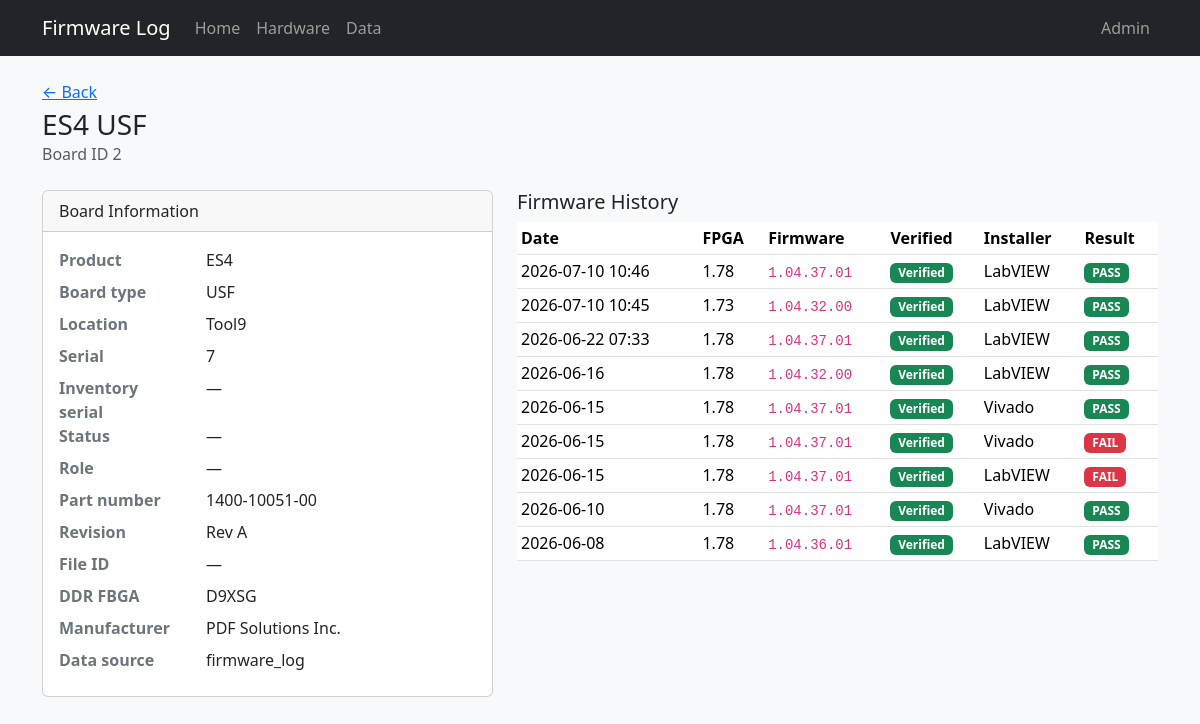
/board/2, run on an earlier commit of the app's database.
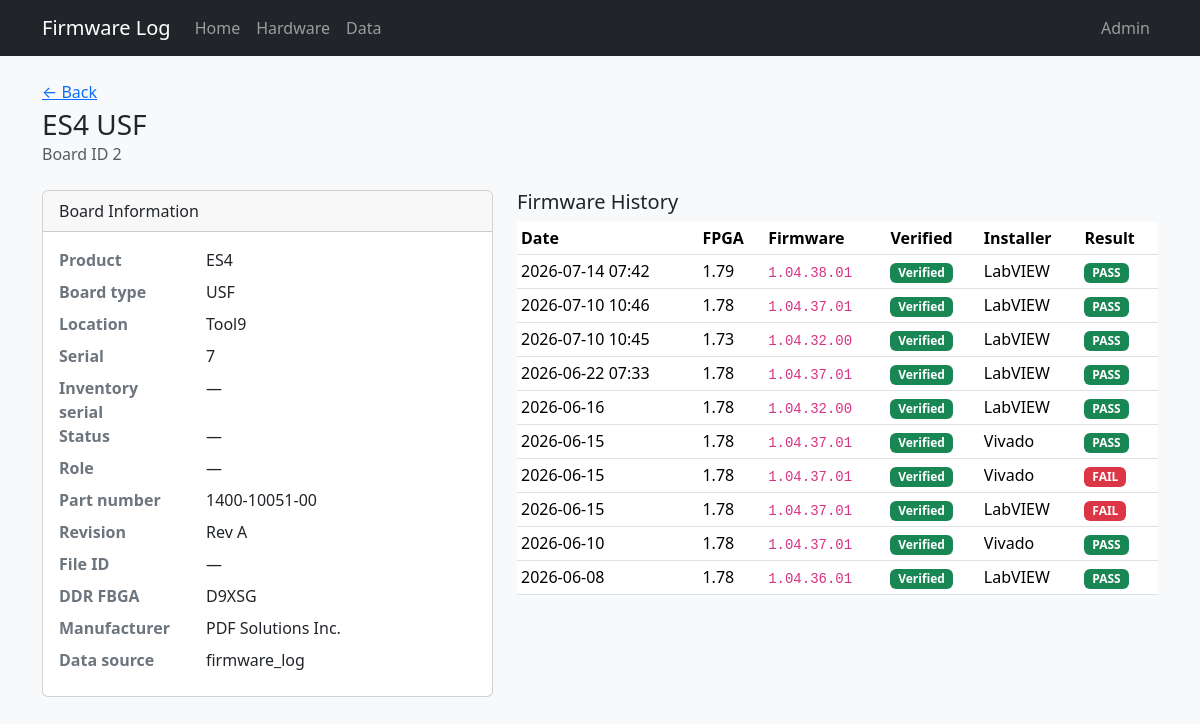
And on a later commit of the database.
### tables this page shows
CREATE TABLE "boards" (
                board_id      INTEGER PRIMARY KEY,
                tool          TEXT,
                board_slot    TEXT,
                manufacturer  TEXT NOT NULL DEFAULT 'PDF Solutions Inc.',
                board_name    TEXT NOT NULL,
                serial        TEXT NOT NULL,
                part_number   TEXT,
                revision      TEXT,
                file_id       TEXT,
                product_name  TEXT NOT NULL,
                ddr_fbga      TEXT
            , inventory_serial TEXT, status TEXT, role TEXT, comment TEXT, open_item TEXT, po TEXT, modified_by TEXT, source_updated_at TEXT, data_source TEXT, dc_status TEXT, ac_status TEXT, gcal_status TEXT, adc_status TEXT, eeprom_status TEXT);

CREATE TABLE "firmware_history" (
                event_id    INTEGER PRIMARY KEY AUTOINCREMENT,
                board_id    INTEGER NOT NULL REFERENCES boards (board_id),
                event_date  TEXT NOT NULL,
                event_time  TEXT,
                fpga        TEXT,
                firmware    TEXT NOT NULL,
                installer   TEXT,
                result      TEXT
            );

### app.py (the view)
@app.route("/board/<int:board_id>")
def board_detail(board_id):
    board = db.get_board(board_id)
    if not board:
        flash("Board not found.", "danger")
        return redirect(url_for("index"))
    return render_template(
        "board_detail.html",
        board=board,
        firmware_verified=db.firmware_verified_label(board),
        history=db.board_history(board_id),
        events=db.board_events(board_id),
    )

### db.py (called while the page is built)
def is_firmware_verified(board) -> bool:
    if not board:
        return False
    if board.get("board_id") in VERIFIED_BOARD_IDS:
        return True
    if board.get("data_source") == "firmware_log":
        return True
    if board.get("tool") == "Tool13" and board.get("product_name") == "BAP":
        return True
    return False

def firmware_verified_label(board) -> str:
    return "verified" if is_firmware_verified(board) else "unverified"

def dict_row(cursor, row):
    return {col[0]: row[i] for i, col in enumerate(cursor.description)}

@contextmanager
def get_db():
    conn = sqlite3.connect(DATABASE)
    conn.row_factory = dict_row
    try:
        yield conn
    finally:
        conn.close()

def fetch_all(query, params=()):
    with get_db() as conn:
        return conn.execute(query, params).fetchall()

def fetch_one(query, params=()):
    with get_db() as conn:
        return conn.execute(query, params).fetchone()

def get_board(board_id):
    return fetch_one("SELECT * FROM boards WHERE board_id = ?", (board_id,))

def board_history(board_id):
    return fetch_all(
        """
        SELECT *
        FROM firmware_history
        WHERE board_id = ?
        ORDER BY event_date DESC, COALESCE(event_time, '00:00:00') DESC, event_id DESC
        """,
        (board_id,),
    )

def board_events(board_id):
    return fetch_all(
        """
        SELECT *
        FROM board_events
        WHERE board_id = ?
        ORDER BY event_date DESC, COALESCE(event_time, '00:00:00') DESC, event_id DESC
        """,
        (board_id,),
    )

### templates/board_detail.html (shortened to what this page needs)
{% extends "base.html" %}
{% from "macros.html" import result_badge, verified_badge %}
{% block content %}
<div class="d-flex flex-wrap justify-content-between align-items-start gap-2 mb-4">
  <div>
    <p class="text-muted mb-1"><a href="{{ url_for('index') }}">&larr; Back</a></p>
    <h1 class="h3 mb-0">{{ board.product_name }} {{ board.board_name }}</h1>
    <p class="text-muted mb-0">Board ID {{ board.board_id }}</p>
  </div>
</div>
<div class="row g-4">
  <div class="col-md-5">
    <div class="card">
      <div class="card-header">Board Information</div>
      <dl class="card-body mb-0 row">
        <dt class="col-sm-4">Product</dt><dd class="col-sm-8">{{ board.product_name }}</dd>
        <dt class="col-sm-4">Board type</dt><dd class="col-sm-8">{{ board.board_name }}</dd>
        <dt class="col-sm-4">Location</dt><dd class="col-sm-8">{{ board.tool or '—' }}</dd>
        <dt class="col-sm-4">Serial</dt><dd class="col-sm-8">{{ board.serial }}</dd>
        <dt class="col-sm-4">Inventory serial</dt><dd class="col-sm-8">{{ board.inventory_serial or '—' }}</dd>
        <dt class="col-sm-4">Status</dt><dd class="col-sm-8">{{ board.status or '—' }}</dd>
        <dt class="col-sm-4">Role</dt><dd class="col-sm-8">{{ board.role or '—' }}</dd>
        <dt class="col-sm-4">Part number</dt><dd class="col-sm-8">{{ board.part_number or '—' }}</dd>
        <dt class="col-sm-4">Revision</dt><dd class="col-sm-8">{{ board.revision or '—' }}</dd>
        <dt class="col-sm-4">File ID</dt><dd class="col-sm-8">{{ board.file_id or '—' }}</dd>
        <dt class="col-sm-4">DDR FBGA</dt><dd class="col-sm-8">{{ board.ddr_fbga or '—' }}</dd>
        <dt class="col-sm-4">Manufacturer</dt><dd class="col-sm-8">{{ board.manufacturer }}</dd>
        {% if board.data_source %}
        <dt class="col-sm-4">Data source</dt><dd class="col-sm-8">{{ board.data_source }}</dd>
        {% endif %}
      </dl>
    </div>
  </div>
  <div class="col-md-7">
    <h2 class="h5">Firmware History</h2>
    <div class="table-responsive">
      <table class="table table-sm table-hover align-middle">
        <thead>
          <tr>
            <th>Date</th>
            <th>FPGA</th>
            <th class="col-firmware">Firmware</th>
            <th class="col-verified">Verified</th>
            <th>Installer</th>
            <th>Result</th>
          </tr>
        </thead>
        <tbody>
          {% for row in history %}
          <tr>
            <td>{{ row.event_date }}{% if row.event_time %} {{ row.event_time }}{% endif %}</td>
            <td>{{ row.fpga or '—' }}</td>
            <td class="col-firmware"><code>{{ row.firmware }}</code></td>
            <td class="col-verified">{{ verified_badge(firmware_verified) }}</td>
            <td>{{ row.installer or '—' }}</td>
            <td>{{ result_badge(row.result) }}</td>
          </tr>
          {% else %}
          <tr><td colspan="7" class="text-muted">No firmware history for this board.</td></tr>
          {% endfor %}
        </tbody>
      </table>
    </div>
  </div>
</div>
{% endblock %}

### templates/base.html (shortened to what this page needs)
<!DOCTYPE html>
<html lang="en">
<head>
  <link href="https://cdn.jsdelivr.net/npm/bootstrap@5.3.3/dist/css/bootstrap.min.css" rel="stylesheet">
  <link href="{{ url_for('static', filename='style.css') }}" rel="stylesheet">
</head>
<body>
  <nav class="navbar navbar-expand-lg navbar-dark bg-dark mb-4">
    <div class="container">
      <a class="navbar-brand" href="{{ url_for('index') }}">Firmware Log</a>
      <div class="collapse navbar-collapse" id="nav">
        <ul class="navbar-nav me-auto">
          <li class="nav-item"><a class="nav-link" href="{{ url_for('index') }}">Home</a></li>
          <li class="nav-item"><a class="nav-link" href="/hardware">Hardware</a></li>
          <li class="nav-item"><a class="nav-link" href="{{ url_for('data') }}">Data</a></li>
        </ul>
        <ul class="navbar-nav">
          {% if session.get('admin') %}
          <li class="nav-item"><a class="nav-link" href="{{ url_for('admin_index') }}">Admin</a></li>
          <li class="nav-item"><a class="nav-link" href="{{ url_for('admin_sql') }}">SQL</a></li>
          <li class="nav-item"><a class="nav-link" href="{{ url_for('admin_deleted') }}">Deleted Records</a></li>
          <li class="nav-item"><a class="nav-link" href="{{ url_for('admin_logout') }}">Logout</a></li>
          {% else %}
          <li class="nav-item"><a class="nav-link" href="{{ url_for('admin_login') }}">Admin</a></li>
          {% endif %}
        </ul>
      </div>
    </div>
  </nav>
  <main class="container pb-5">
    {% block content %}{% endblock %}
  </main>
</body>
</html>

### templates/macros.html (shortened to what this page needs)
{% macro result_badge(result) -%}
  {% if result %}
    {% set r = result|upper %}
    {% if r == 'PASS' %}
      <span class="badge text-bg-success">PASS</span>
    {% elif r == 'FAIL' %}
      <span class="badge text-bg-danger">FAIL</span>
    {% else %}
      <span class="badge text-bg-secondary">{{ result }}</span>
    {% endif %}
  {% else %}
    <span class="text-muted">—</span>
  {% endif %}
{%- endmacro %}
{% macro verified_badge(status) -%}
  {% if status == 'verified' %}
    <span class="badge text-bg-success">Verified</span>
  {% elif status == 'unverified' %}
    <span class="badge text-bg-warning text-dark">Unverified</span>
  {% else %}
    <span class="text-muted">—</span>
  {% endif %}
{%- endmacro %}

### static/style.css (style rules this page uses)
body { background-color: #f8f9fa; }
code { font-size: 0.875em; }
.table th { white-space: nowrap; }
.card dl dt { color: #6c757d; }

What changed in the data, as far as the page shows it:
added firmware_history: event_date "2026-07-14", event_time "07:42", fpga "1.79", firmware "1.04.38.01", installer "LabVIEW", result "PASS"
